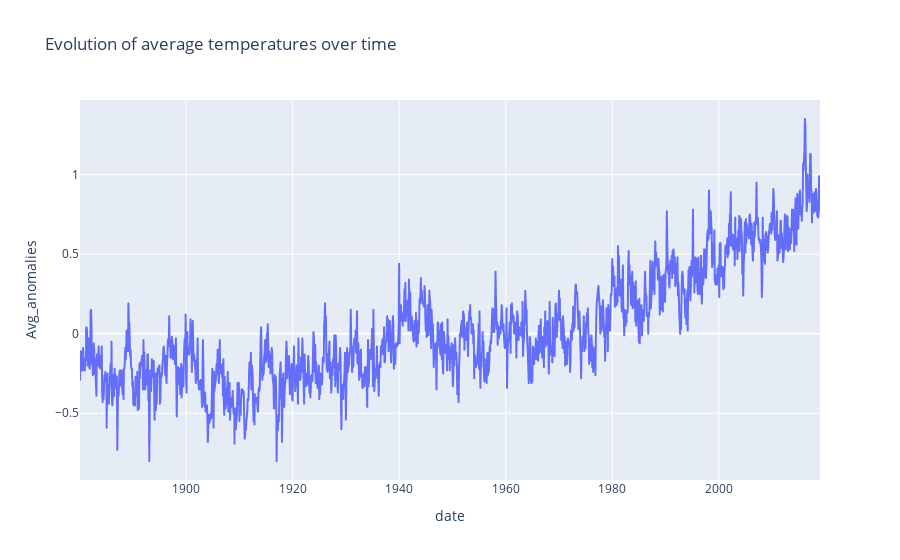

Write notebook code for a chart like this one.
### Markdown cell above
We can clearly see the trend in average temperature over time and a monthly seasonal pattern to the temperature. These are patterns we expect the forecast model to take into account.

### Code cell
fig = px.line(df, x="date", y="Avg_anomalies",  title='Evolution of average temperatures over time')
fig.show()

### Figure 1 — Plotly figure (JSON) as saved in the notebook; plotly's stock layout.template omitted (floating-point values rounded to 4 significant figures; data arrays with more than 128 entries replaced by an {"elided": "..."} marker saying what was removed)
{"data": [{"hovertemplate": "date=%{x}<br>Avg_anomalies=%{y}<extra></extra>", "legendgroup": "", "line": {"color": "#636efa", "dash": "solid"}, "marker": {"symbol": "circle"}, "mode": "lines", "name": "", "showlegend": false, "type": "scattergl", "x": {"elided": "1668 str values"}, "xaxis": "x", "y": {"elided": "1668 float values"}, "yaxis": "y"}], "layout": {"legend": {"tracegroupgap": 0}, "title": {"text": "Evolution of average temperatures over time"}, "xaxis": {"anchor": "y", "domain": [0, 1], "title": {"text": "date"}}, "yaxis": {"anchor": "x", "domain": [0, 1], "title": {"text": "Avg_anomalies"}}}}
